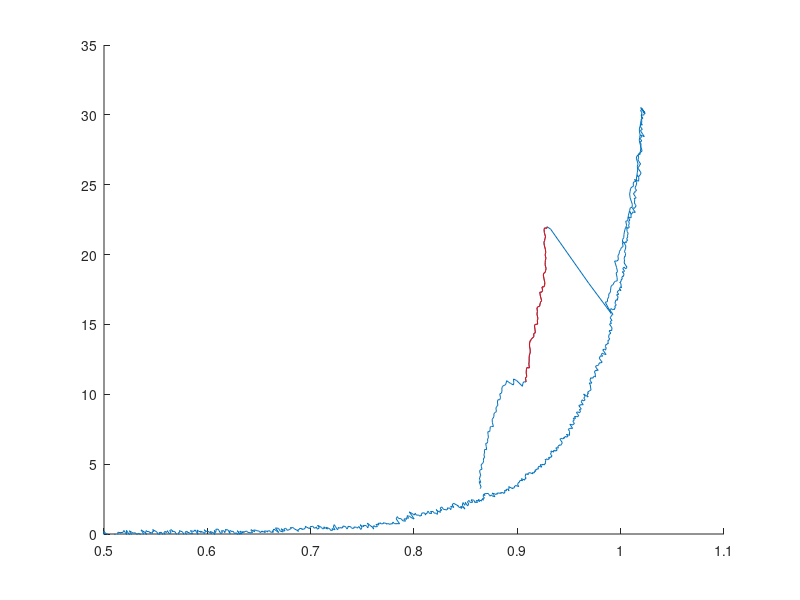

This chart was generated by the following MATLAB code: (Note: this script raises an error after producing the figure.)
clear all;
close all;
clc;

% load wormlikechains % wormlike chains
% 
% KB = 1.3806488*10^(-23); %J/K
% kB = 1.3806488*10^(-23); %J/K
% T = 293.15; %K
% Ld = 920E-9; %nm
% Lp = 120E-9; %nm
% pP = 1.5E-9; %nm
% pD = 45E-9; %nm
% K = 1.2E-9;
% KB = 1.3806503*10^(-23);
% P = pD;
% L = Ld;
% xDNA = ext*1E-6;%[0.01:0.01:1.5*Ld*1E6].*(1E-6);
% 
% dnaCalcforce = calcEWLC( xDNA, KB, T, P, L, K  );
% K = 1.5*10^(-9);  % ref; PRL 94, 048301 (2005)
% P = 1.5*10^(-9);   % 0.5-2 nm Ruud thesis, Butsamante: 2 pN
% L =  120*10^(-9);    % Ruud thesis: 120 nm  i.e. 0.33 per aa and 370 aa  / other references I have seen that people use 0.36 per aa 
%  
% 
% fMinOptions = optimset('MaxFunEvals', 2000, 'Display', 'Iter', 'TolFun', 1E-13, 'TolX', 1E-16); % fminsearch options.
% xprotGuess = [0.01:(1.5*Lp*1E6-0.01)/(length(dnaCalcforce)-1):1.5*Lp*1E6].*(1E-6);
% for ii = 1:length(dnaCalcforce)
%     xprot(ii) = fminsearch(@(x) fitTest2( dnaCalcforce(ii), x(1), KB, T, P, L, K ), xprotGuess(ii), fMinOptions); %linspace(0, 0.9*Lp, length(extension))
% end
% 
% LpCalc = fminsearch(@(x) fitTest2( dnaCalcforce, xprot, KB, T, P, x(1), K ), 120E-9, fMinOptions); 
% LpCalc2 = fminsearch(@(x) calcProtLp( singleMBPForce, xprot, KB, T, P, x(1)), 120E-9, fMinOptions); 
% 
% 
% figure();
% plot(ext,DNAforce,'linewidth',5)
% hold on;
% plot((xDNA)*1E6,dnaCalcforce.*1E12,'linewidth',3)
% 
% plot(ext,singleMBPForce,'linewidth',5)
% 
% plot((xDNA+xprot)*1E6,dnaCalcforce.*1E12,'linewidth',3)
% hold off;
% axis([0 1.5 0 85]);

load WLCfittingtest2.mat
fMinOptions = optimset('MaxFunEvals', 2000, 'Display', 'Iter', 'TolFun', 1E-13, 'TolX', 1E-16); % fminsearch options.
KB = 1.3806488*10^(-23); %J/K
kB = 1.3806488*10^(-23); %J/K
T = 293.15; %K
Ld = 920E-9; %nm
Lp = 120E-9; %nm
pP = 1.5E-9; %nm
pD = 45E-9; %nm
K = 1.2E-9;
KB = 1.3806503*10^(-23);
P = pD;
L = Ld;

figure;
hold on;
plot(data.scombined{1}+data.shiftX,data.force{1}+data.shiftY)
plot(data.scombined{1}(75:140)+data.shiftX,data.force{1}(75:140)+data.shiftY,'r')
%plot(ext,DNAforce,'linewidth',2)
axis([0.5 1.1 0 35]);
Forcetest = data.force{1}(75:140)+data.shiftY;

for ii = 1:length(Forcetest)
    xDNA2(ii) = fminsearch(@(x) fitTest2( Forcetest(ii)*1E-12, x(1), KB, T, P, L, K ), 1E-6, fMinOptions); %linspace(0, 0.9*Lp, length(extension))
end

plot(xDNA2*1E6,Forcetest,'linewidth',2)
xprot = (data.scombined{1}(75:140)+data.shiftX)*1E-6-xDNA2';
xprot = xprot;
%xDNA2 = data.scombined{1}(75:140)+data.shiftX;
dnaCalcforce2 = calcEWLC( xDNA2, KB, T, P, L, K  );
K = 1.5*10^(-9);  % ref; PRL 94, 048301 (2005)
P = 1.5*10^(-9);   % 0.5-2 nm Ruud thesis, Butsamante: 2 pN
L =  120*10^(-9);    % Ruud thesis: 120 nm  i.e. 0.33 per aa and 370 aa  / other references I have seen that people use 0.36 per aa 
LpCalc3 = fminsearch(@(x) calcProtLp( Forcetest*1E-12, xprot, KB, T, P, x(1)), 120E-9, fMinOptions);
%plot((xprot'+xDNA2)*1E6,dnaCalcforce2*1E12,'linewidth',3)

fMinOptions = optimset('MaxFunEvals', 2000, 'Display', 'Iter', 'TolFun', 1E-13, 'TolX', 1E-16); % fminsearch options.
xprotGuess = [0.01:(1.5*Lp*1E6-0.01)/(length(dnaCalcforce2)-1):1.5*Lp*1E6].*(1E-6);
for ii = 1:length(dnaCalcforce2)
    xprot(ii) = fminsearch(@(x) fitTest2( dnaCalcforce2(ii), x(1), KB, T, P, LpCalc3, K ), xprotGuess(ii), fMinOptions); %linspace(0, 0.9*Lp, length(extension))
end

plot((xDNA2+xprot')*1E6,dnaCalcforce2.*1E12,'linewidth',3)
